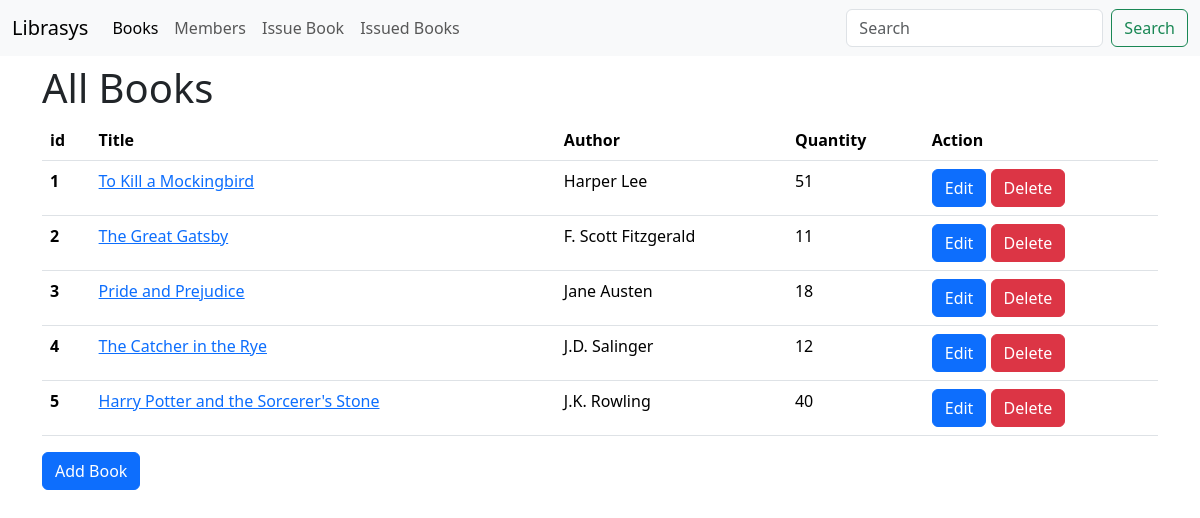
The page / on the database its author committed.
### library/models.py (models this page shows, shortened)
class Book(models.Model):
    book_id = models.AutoField(primary_key=True)
    title = models.CharField(max_length=50, null=True)
    author = models.CharField(max_length=50, null=True)
    quantity = models.IntegerField(default=0, null=True)

### library/views.py (the view)
# urls.py: path('', views.book_list, name="book_list"),
def book_list(request):
    books = Book.objects.all()
    return render(request, 'book_list.html', {'books': books })

### library/templates/book_list.html
{% extends 'index.html' %}
{% block content %}
<body>
        <div class="container">
            <h1 class="mt-2">All Books</h1>
            <table class="table">
                <thead>
                    <tr>
                        <th scope="col">id</th>
                        <th scope="col">Title</th>
                        <th scope="col">Author</th>
                        <th scope="col">Quantity</th>
                        <th scope="col">Action</th>
                    </tr>
                </thead>
                {% for book in books %}
                <tbody>
                    <tr>
                        <th scope="row">{{ book.book_id }}</th>
                        <td><a href="{% url 'book_detail' book.pk %}">{{ book.title }}</a></td>
                <td>{{ book.author }}</td>
                <td>{{ book.quantity }}</td>
                <td>
                    <a href="{% url 'edit_book' book.pk %}"><button type="button" class="btn btn-primary">Edit</button></a>
                    <a href="{% url 'delete_book' book.pk %}"><button type="button" class="btn btn-danger">Delete</button></a>
                </td>
                </tr>
            </tbody>
        {% endfor %}
    </table>
    <a href="{% url 'add_book' %}"><button type="button" class="btn btn-primary">Add Book</button></a>
    </div>
</body>
{% endblock %}

### library/templates/index.html (shortened to what this page needs)
<!DOCTYPE html>
<html lang="en">
<head>
    <link href="https://cdn.jsdelivr.net/npm/bootstrap@5.3.3/dist/css/bootstrap.min.css" rel="stylesheet">
</head>
<body>
  <nav class="navbar navbar-expand-lg bg-body-tertiary">
    <div class="container-fluid">
      <a class="navbar-brand" href="{% url 'book_list' %}">Librasys</a>
      <div class="collapse navbar-collapse" id="navbarTogglerDemo02">
        <ul class="navbar-nav me-auto mb-2 mb-lg-0">
          <li class="nav-item">
            <a class="nav-link active" aria-current="page" href="{% url 'book_list' %}">Books</a>
          </li>
          <li class="nav-item">
            <a class="nav-link" href="{% url 'member_list' %}">Members</a>
          </li>
          <li class="nav-item">
            <a class="nav-link" href="{% url 'issue_book_to_member' %}">Issue Book</a>
          </li>
          <li class="nav-item">
            <a class="nav-link" href="{% url 'issued_books' %}">Issued Books</a>
          </li>
        </ul>
        <form class="d-flex" role="search" action="{% url 'search_books' %}" method="get">
          <input class="form-control me-2" type="search" placeholder="Search" aria-label="Search" name="q">
          <button class="btn btn-outline-success" type="submit">Search</button>
        </form>
      </div>
    </div>
  </nav>
  {% block content %}
  {% endblock %}
</body>
</html>

### rows shown on the page
Book: book_id "1", title "To Kill a Mockingbird", author "Harper Lee", quantity "51"
Book: book_id "2", title "The Great Gatsby", author "F. Scott Fitzgerald", quantity "11"
Book: book_id "3", title "Pride and Prejudice", author "Jane Austen", quantity "18"
Book: book_id "4", title "The Catcher in the Rye", author "J.D. Salinger", quantity "12"
Book: book_id "5", title "Harry Potter and the Sorcerer's Stone", author "J.K. Rowling", quantity "40"
